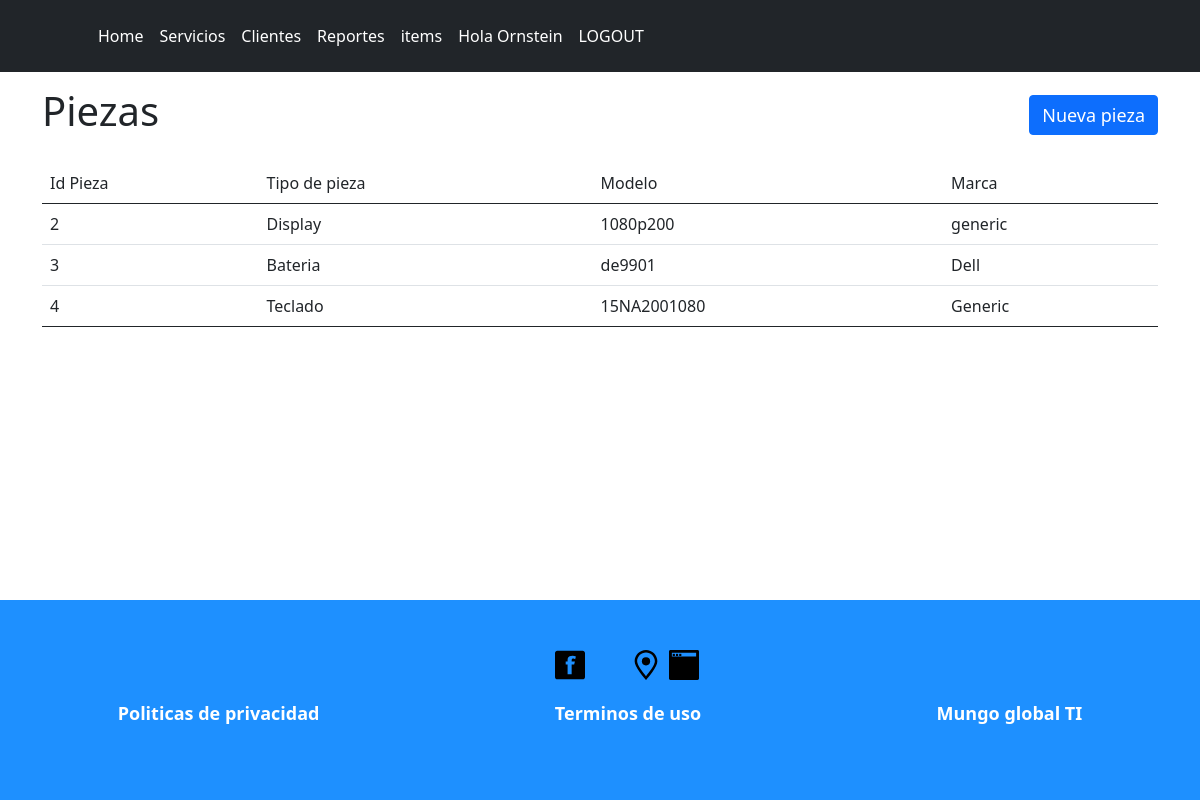
Page /items/ (signed in) on the earlier database version.
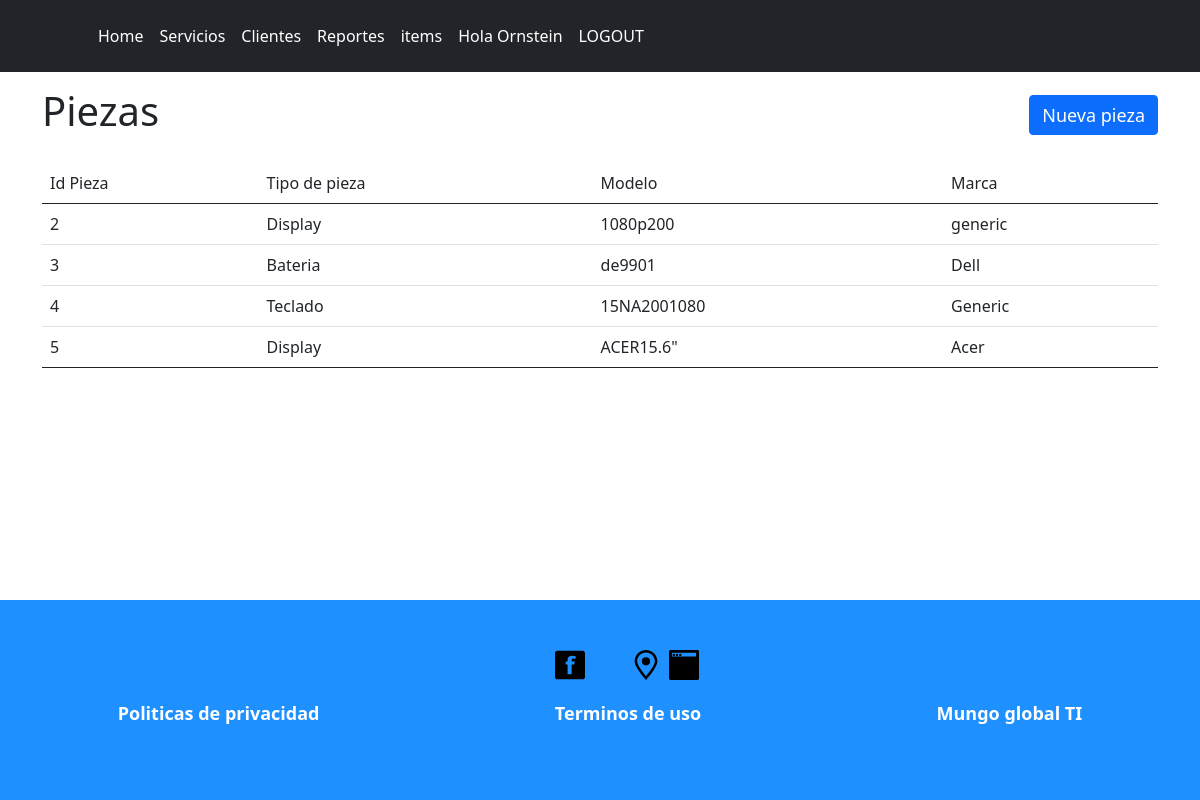
Same page on the later database version.
### feed/models.py (models this page shows, shortened)
class Item(models.Model):
    type_of_item = models.ForeignKey(TypeOfItem, on_delete = models.DO_NOTHING)
    model = models.CharField(max_length = 200, unique = True)
    brand = models.CharField(max_length = 200)
    created = models.DateTimeField(auto_now_add = True)
    updated = models.DateTimeField(auto_now = True)

class TypeOfItem(models.Model):
    description = models.CharField(max_length = 200, unique = True)
    created = models.DateTimeField(auto_now_add = True)
    updated = models.DateTimeField(auto_now = True)

### feed/views.py (the view)
# urls.py: path("items/", views.items, name = "items"),
def items(request):
    all_items = Item.objects.all()
    return render(request, 'feed/items.html', {
        "all_items" : all_items
    })

### feed/templates/feed/items.html (shortened to what this page needs)
{% extends 'feed/index.html' %}
{% block content %}
{% if user.is_authenticated %}
<div class="container">
    <div class="items-title">
        <h1>Piezas</h1>
        <a class="btn btn-primary items-boton" href="new_item" role="button">Nueva pieza</a>
    </div>
    <table class="table">
        <thead>
            <tr>
                <th scope="col">Id Pieza</th>
                <th scope="col">Tipo de pieza</th>
                <th scope="col">Modelo</th>
                <th scope="col">Marca</th>
                </tr>
        </thead>
        <tbody>
            {% for item in all_items  %}
            <tr>
                <th scope="row">{{ item.id }} </th>
                <td>{{ item.type_of_item.description }} </td>
                <td>{{ item.model }} </td>
                <td>{{ item.brand }} </td>
            </tr>
            {% endfor %}
            </tbody>
    </table>
</div>
{% else %}
    <h1>Inicia Sesion</h1>
{% endif %}
{% endblock %}

Differences in the rows shown:
added Item: id "5", type_of_item.description "Display", model "ACER15.6\"", brand "Acer"
